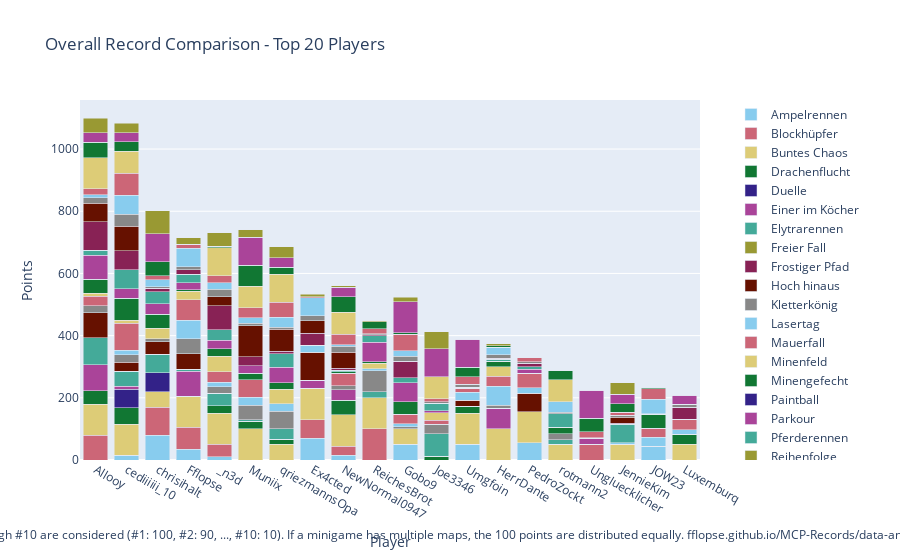

Source (notebook cell):
### Code cell
import plotly.graph_objects as go

# Sum all columns to get the total score
outDf['Total'] = outDf.sum(axis=1)

# Sort by total score and fill N/A values with 0
outDf = outDf.sort_values(by='Total', ascending=False).fillna(0)

# Crop to top 10 players
cropDf = outDf.head(20).copy()

# Drop the 'Total' column for plotting
cropDf = cropDf.drop(columns=['Total'])

# Create a color palette
color_palette = px.colors.qualitative.Safe

# Create the stacked bar plot
fig = go.Figure()

cropDf = remove_duplicate_columns(cropDf)

for column in cropDf.columns.difference(['Player']):
    fig.add_trace(go.Bar(
        x=cropDf.index,
        y=cropDf[column],
        name=column,
        marker_color=color_palette[len(fig.data) % len(color_palette)]
    ))

# Update layout
fig.update_layout(
    barmode='stack',
    title='Overall Record Comparison - Top 20 Players',
    xaxis=dict(title='Player'),
    yaxis=dict(title='Points'),
    #height=800,
    #width=1000,
    legend=dict(
        x=1.05,
        y=0.5,
        traceorder='normal',
        font=dict(size=12),
        bgcolor='rgba(255, 255, 255, 0)',
        bordercolor='rgba(0, 0, 0, 0)'
    ),
    margin=dict(r=200),  # Adjust right margin to make room for the legend
    annotations=[
        dict(
            x=0.5,
            y=-0.235,
            xref='paper',
            yref='paper',
            text='Max 100 points per minigame. Records #1 through #10 are considered (#1: 100, #2: 90, ..., #10: 10). If a minigame has multiple maps, the 100 points are distributed equally. fflopse.github.io/MCP-Records/data-analysis/global-ranking.ipynb',
            showarrow=False,
            font=dict(size=12),
            xanchor='center'
        )
    ]
)

fig.show()

# save the plot as an html file

fig.write_html('out/overall_record_comparison.html')

### Figure 1 — Plotly figure (JSON) as saved in the notebook; plotly's stock layout.template omitted (floating-point values rounded to 4 significant figures)
{"data": [{"marker": {"color": "rgb(136, 204, 238)"}, "name": "Ampelrennen", "type": "bar", "x": ["Allooy", "cediiiiii_10", "chrisihalt", "Fflopse", "_n3d", "Muniix", "qriezmannsOpa", "Ex4cted", "NewNormal0947", "ReichesBrot", "Gobo9", "Joe3346", "Umgfoin", "HerrDante", "PedroZockt", "rotmann2", "Ungluecklicher", "JennieKim", "JOW23", "Luxemburq"], "y": [0.0, 15.0, 80.0, 35.0, 10.0, 0.0, 0.0, 70.0, 15.0, 0.0, 50.0, 0.0, 50.0, 0.0, 55.0, 0.0, 0.0, 0.0, 45.0, 0.0]}, {"marker": {"color": "rgb(204, 102, 119)"}, "name": "Blockhüpfer", "type": "bar", "x": ["Allooy", "cediiiiii_10", "chrisihalt", "Fflopse", "_n3d", "Muniix", "qriezmannsOpa", "Ex4cted", "NewNormal0947", "ReichesBrot", "Gobo9", "Joe3346", "Umgfoin", "HerrDante", "PedroZockt", "rotmann2", "Ungluecklicher", "JennieKim", "JOW23", "Luxemburq"], "y": [80.0, 0.0, 90.0, 70.0, 40.0, 0.0, 0.0, 60.0, 30.0, 100.0, 0.0, 0.0, 0.0, 0.0, 0.0, 0.0, 50.0, 0.0, 0.0, 0.0]}, {"marker": {"color": "rgb(221, 204, 119)"}, "name": "Buntes Chaos", "type": "bar", "x": ["Allooy", "cediiiiii_10", "chrisihalt", "Fflopse", "_n3d", "Muniix", "qriezmannsOpa", "Ex4cted", "NewNormal0947", "ReichesBrot", "Gobo9", "Joe3346", "Umgfoin", "HerrDante", "PedroZockt", "rotmann2", "Ungluecklicher", "JennieKim", "JOW23", "Luxemburq"], "y": [100.0, 100.0, 50.0, 100.0, 100.0, 100.0, 50.0, 100.0, 100.0, 100.0, 50.0, 0.0, 100.0, 100.0, 100.0, 50.0, 0.0, 50.0, 0.0, 50.0]}, {"marker": {"color": "rgb(17, 119, 51)"}, "name": "Drachenflucht", "type": "bar", "x": ["Allooy", "cediiiiii_10", "chrisihalt", "Fflopse", "_n3d", "Muniix", "qriezmannsOpa", "Ex4cted", "NewNormal0947", "ReichesBrot", "Gobo9", "Joe3346", "Umgfoin", "HerrDante", "PedroZockt", "rotmann2", "Ungluecklicher", "JennieKim", "JOW23", "Luxemburq"], "y": [42.5, 52.5, 0.0, 0.0, 25.0, 25.0, 17.5, 0.0, 47.5, 0.0, 0.0, 12.5, 22.5, 0.0, 0.0, 0.0, 0.0, 0.0, 0.0, 32.5]}, {"marker": {"color": "rgb(51, 34, 136)"}, "name": "Duelle", "type": "bar", "x": ["Allooy", "cediiiiii_10", "chrisihalt", "Fflopse", "_n3d", "Muniix", "qriezmannsOpa", "Ex4cted", "NewNormal0947", "ReichesBrot", "Gobo9", "Joe3346", "Umgfoin", "HerrDante", "PedroZockt", "rotmann2", "Ungluecklicher", "JennieKim", "JOW23", "Luxemburq"], "y": [0.0, 60.0, 60.0, 0.0, 0.0, 0.0, 0.0, 0.0, 0.0, 0.0, 0.0, 0.0, 0.0, 0.0, 0.0, 0.0, 0.0, 0.0, 0.0, 0.0]}, {"marker": {"color": "rgb(170, 68, 153)"}, "name": "Einer im Köcher", "type": "bar", "x": ["Allooy", "cediiiiii_10", "chrisihalt", "Fflopse", "_n3d", "Muniix", "qriezmannsOpa", "Ex4cted", "NewNormal0947", "ReichesBrot", "Gobo9", "Joe3346", "Umgfoin", "HerrDante", "PedroZockt", "rotmann2", "Ungluecklicher", "JennieKim", "JOW23", "Luxemburq"], "y": [83.33, 10.0, 0.0, 80.0, 0.0, 0.0, 0.0, 26.67, 33.33, 0.0, 0.0, 0.0, 0.0, 66.67, 0.0, 0.0, 20.0, 0.0, 0.0, 0.0]}, {"marker": {"color": "rgb(68, 170, 153)"}, "name": "Elytrarennen", "type": "bar", "x": ["Allooy", "cediiiiii_10", "chrisihalt", "Fflopse", "_n3d", "Muniix", "qriezmannsOpa", "Ex4cted", "NewNormal0947", "ReichesBrot", "Gobo9", "Joe3346", "Umgfoin", "HerrDante", "PedroZockt", "rotmann2", "Ungluecklicher", "JennieKim", "JOW23", "Luxemburq"], "y": [87.5, 47.5, 60.0, 7.5, 40.0, 5.0, 32.5, 0.0, 0.0, 20.0, 0.0, 72.5, 0.0, 0.0, 0.0, 15.0, 0.0, 0.0, 0.0, 0.0]}, {"marker": {"color": "rgb(153, 153, 51)"}, "name": "Freier Fall", "type": "bar", "x": ["Allooy", "cediiiiii_10", "chrisihalt", "Fflopse", "_n3d", "Muniix", "qriezmannsOpa", "Ex4cted", "NewNormal0947", "ReichesBrot", "Gobo9", "Joe3346", "Umgfoin", "HerrDante", "PedroZockt", "rotmann2", "Ungluecklicher", "JennieKim", "JOW23", "Luxemburq"], "y": [0.0, 0.0, 0.0, 0.0, 0.0, 0.0, 0.0, 0.0, 0.0, 0.0, 0.0, 0.0, 0.0, 0.0, 0.0, 0.0, 0.0, 0.0, 0.0, 0.0]}, {"marker": {"color": "rgb(136, 34, 85)"}, "name": "Frostiger Pfad", "type": "bar", "x": ["Allooy", "cediiiiii_10", "chrisihalt", "Fflopse", "_n3d", "Muniix", "qriezmannsOpa", "Ex4cted", "NewNormal0947", "ReichesBrot", "Gobo9", "Joe3346", "Umgfoin", "HerrDante", "PedroZockt", "rotmann2", "Ungluecklicher", "JennieKim", "JOW23", "Luxemburq"], "y": [0.0, 0.0, 0.0, 0.0, 0.0, 0.0, 0.0, 0.0, 0.0, 0.0, 0.0, 0.0, 0.0, 0.0, 0.0, 0.0, 0.0, 0.0, 0.0, 0.0]}, {"marker": {"color": "rgb(102, 17, 0)"}, "name": "Hoch hinaus", "type": "bar", "x": ["Allooy", "cediiiiii_10", "chrisihalt", "Fflopse", "_n3d", "Muniix", "qriezmannsOpa", "Ex4cted", "NewNormal0947", "ReichesBrot", "Gobo9", "Joe3346", "Umgfoin", "HerrDante", "PedroZockt", "rotmann2", "Ungluecklicher", "JennieKim", "JOW23", "Luxemburq"], "y": [80.0, 30.0, 40.0, 50.0, 0.0, 0.0, 0.0, 90.0, 0.0, 0.0, 0.0, 0.0, 20.0, 0.0, 60.0, 0.0, 0.0, 0.0, 0.0, 0.0]}, {"marker": {"color": "rgb(136, 136, 136)"}, "name": "Kletterkönig", "type": "bar", "x": ["Allooy", "cediiiiii_10", "chrisihalt", "Fflopse", "_n3d", "Muniix", "qriezmannsOpa", "Ex4cted", "NewNormal0947", "ReichesBrot", "Gobo9", "Joe3346", "Umgfoin", "HerrDante", "PedroZockt", "rotmann2", "Ungluecklicher", "JennieKim", "JOW23", "Luxemburq"], "y": [23.33, 23.33, 10.0, 46.67, 20.0, 46.67, 56.67, 0.0, 13.33, 66.67, 6.667, 30.0, 0.0, 10.0, 0.0, 20.0, 0.0, 0.0, 0.0, 0.0]}, {"marker": {"color": "rgb(136, 204, 238)"}, "name": "Lasertag", "type": "bar", "x": ["Allooy", "cediiiiii_10", "chrisihalt", "Fflopse", "_n3d", "Muniix", "qriezmannsOpa", "Ex4cted", "NewNormal0947", "ReichesBrot", "Gobo9", "Joe3346", "Umgfoin", "HerrDante", "PedroZockt", "rotmann2", "Ungluecklicher", "JennieKim", "JOW23", "Luxemburq"], "y": [0.0, 15.0, 0.0, 60.0, 15.0, 25.0, 25.0, 22.5, 0.0, 7.5, 10.0, 0.0, 25.0, 60.0, 17.5, 0.0, 0.0, 5.0, 27.5, 15.0]}, {"marker": {"color": "rgb(204, 102, 119)"}, "name": "Mauerfall", "type": "bar", "x": ["Allooy", "cediiiiii_10", "chrisihalt", "Fflopse", "_n3d", "Muniix", "qriezmannsOpa", "Ex4cted", "NewNormal0947", "ReichesBrot", "Gobo9", "Joe3346", "Umgfoin", "HerrDante", "PedroZockt", "rotmann2", "Ungluecklicher", "JennieKim", "JOW23", "Luxemburq"], "y": [30.0, 86.67, 0.0, 66.67, 33.33, 56.67, 0.0, 0.0, 40.0, 0.0, 30.0, 13.33, 13.33, 33.33, 46.67, 0.0, 0.0, 0.0, 30.0, 33.33]}, {"marker": {"color": "rgb(221, 204, 119)"}, "name": "Minenfeld", "type": "bar", "x": ["Allooy", "cediiiiii_10", "chrisihalt", "Fflopse", "_n3d", "Muniix", "qriezmannsOpa", "Ex4cted", "NewNormal0947", "ReichesBrot", "Gobo9", "Joe3346", "Umgfoin", "HerrDante", "PedroZockt", "rotmann2", "Ungluecklicher", "JennieKim", "JOW23", "Luxemburq"], "y": [10.0, 10.0, 33.33, 26.67, 50.0, 0.0, 46.67, 0.0, 0.0, 16.67, 0.0, 23.33, 0.0, 30.0, 0.0, 0.0, 0.0, 0.0, 0.0, 0.0]}, {"marker": {"color": "rgb(17, 119, 51)"}, "name": "Minengefecht", "type": "bar", "x": ["Allooy", "cediiiiii_10", "chrisihalt", "Fflopse", "_n3d", "Muniix", "qriezmannsOpa", "Ex4cted", "NewNormal0947", "ReichesBrot", "Gobo9", "Joe3346", "Umgfoin", "HerrDante", "PedroZockt", "rotmann2", "Ungluecklicher", "JennieKim", "JOW23", "Luxemburq"], "y": [45.0, 70.0, 45.0, 5.0, 25.0, 20.0, 20.0, 0.0, 5.0, 5.0, 40.0, 0.0, 0.0, 17.5, 0.0, 20.0, 0.0, 0.0, 45.0, 0.0]}, {"marker": {"color": "rgb(51, 34, 136)"}, "name": "Paintball", "type": "bar", "x": ["Allooy", "cediiiiii_10", "chrisihalt", "Fflopse", "_n3d", "Muniix", "qriezmannsOpa", "Ex4cted", "NewNormal0947", "ReichesBrot", "Gobo9", "Joe3346", "Umgfoin", "HerrDante", "PedroZockt", "rotmann2", "Ungluecklicher", "JennieKim", "JOW23", "Luxemburq"], "y": [0.0, 0.0, 0.0, 0.0, 0.0, 0.0, 0.0, 0.0, 0.0, 0.0, 0.0, 0.0, 0.0, 0.0, 0.0, 0.0, 0.0, 0.0, 0.0, 0.0]}, {"marker": {"color": "rgb(170, 68, 153)"}, "name": "Parkour", "type": "bar", "x": ["Allooy", "cediiiiii_10", "chrisihalt", "Fflopse", "_n3d", "Muniix", "qriezmannsOpa", "Ex4cted", "NewNormal0947", "ReichesBrot", "Gobo9", "Joe3346", "Umgfoin", "HerrDante", "PedroZockt", "rotmann2", "Ungluecklicher", "JennieKim", "JOW23", "Luxemburq"], "y": [77.5, 30.0, 35.0, 22.5, 27.5, 25.0, 50.0, 0.0, 0.0, 62.5, 62.5, 7.5, 0.0, 0.0, 12.5, 0.0, 0.0, 0.0, 0.0, 0.0]}, {"marker": {"color": "rgb(68, 170, 153)"}, "name": "Pferderennen", "type": "bar", "x": ["Allooy", "cediiiiii_10", "chrisihalt", "Fflopse", "_n3d", "Muniix", "qriezmannsOpa", "Ex4cted", "NewNormal0947", "ReichesBrot", "Gobo9", "Joe3346", "Umgfoin", "HerrDante", "PedroZockt", "rotmann2", "Ungluecklicher", "JennieKim", "JOW23", "Luxemburq"], "y": [15.0, 61.67, 38.33, 26.67, 33.33, 0.0, 43.33, 0.0, 5.0, 21.67, 15.0, 23.33, 3.333, 6.667, 8.333, 43.33, 0.0, 60.0, 0.0, 0.0]}, {"marker": {"color": "rgb(153, 153, 51)"}, "name": "Reihenfolge", "type": "bar", "x": ["Allooy", "cediiiiii_10", "chrisihalt", "Fflopse", "_n3d", "Muniix", "qriezmannsOpa", "Ex4cted", "NewNormal0947", "ReichesBrot", "Gobo9", "Joe3346", "Umgfoin", "HerrDante", "PedroZockt", "rotmann2", "Ungluecklicher", "JennieKim", "JOW23", "Luxemburq"], "y": [0.0, 0.0, 0.0, 0.0, 0.0, 0.0, 0.0, 0.0, 0.0, 0.0, 0.0, 0.0, 0.0, 0.0, 0.0, 0.0, 0.0, 0.0, 0.0, 0.0]}, {"marker": {"color": "rgb(136, 34, 85)"}, "name": "Replika", "type": "bar", "x": ["Allooy", "cediiiiii_10", "chrisihalt", "Fflopse", "_n3d", "Muniix", "qriezmannsOpa", "Ex4cted", "NewNormal0947", "ReichesBrot", "Gobo9", "Joe3346", "Umgfoin", "HerrDante", "PedroZockt", "rotmann2", "Ungluecklicher", "JennieKim", "JOW23", "Luxemburq"], "y": [92.2, 60.85, 10.42, 15.51, 76.19, 28.64, 8.559, 37.97, 6.61, 3.22, 53.81, 0.0, 0.0, 3.39, 11.36, 0.678, 0.2542, 2.627, 0.5085, 39.32]}, {"marker": {"color": "rgb(102, 17, 0)"}, "name": "Runterpurzeln", "type": "bar", "x": ["Allooy", "cediiiiii_10", "chrisihalt", "Fflopse", "_n3d", "Muniix", "qriezmannsOpa", "Ex4cted", "NewNormal0947", "ReichesBrot", "Gobo9", "Joe3346", "Umgfoin", "HerrDante", "PedroZockt", "rotmann2", "Ungluecklicher", "JennieKim", "JOW23", "Luxemburq"], "y": [60.0, 80.0, 0.0, 0.0, 30.0, 100.0, 70.0, 40.0, 50.0, 0.0, 0.0, 0.0, 0.0, 0.0, 0.0, 0.0, 0.0, 20.0, 0.0, 0.0]}, {"marker": {"color": "rgb(136, 136, 136)"}, "name": "Sammelwahn", "type": "bar", "x": ["Allooy", "cediiiiii_10", "chrisihalt", "Fflopse", "_n3d", "Muniix", "qriezmannsOpa", "Ex4cted", "NewNormal0947", "ReichesBrot", "Gobo9", "Joe3346", "Umgfoin", "HerrDante", "PedroZockt", "rotmann2", "Ungluecklicher", "JennieKim", "JOW23", "Luxemburq"], "y": [17.21, 38.6, 4.651, 9.07, 23.95, 7.907, 6.279, 16.98, 20.7, 2.093, 15.12, 4.651, 8.837, 10.7, 4.651, 3.953, 0.9302, 6.047, 0.4651, 8.837]}, {"marker": {"color": "rgb(136, 204, 238)"}, "name": "Schießstand", "type": "bar", "x": ["Allooy", "cediiiiii_10", "chrisihalt", "Fflopse", "_n3d", "Muniix", "qriezmannsOpa", "Ex4cted", "NewNormal0947", "ReichesBrot", "Gobo9", "Joe3346", "Umgfoin", "HerrDante", "PedroZockt", "rotmann2", "Ungluecklicher", "JennieKim", "JOW23", "Luxemburq"], "y": [10.0, 60.0, 22.5, 60.0, 20.0, 17.5, 32.5, 57.5, 5.0, 0.0, 17.5, 0.0, 0.0, 25.0, 0.0, 35.0, 0.0, 0.0, 47.5, 0.0]}, {"marker": {"color": "rgb(204, 102, 119)"}, "name": "Skywars", "type": "bar", "x": ["Allooy", "cediiiiii_10", "chrisihalt", "Fflopse", "_n3d", "Muniix", "qriezmannsOpa", "Ex4cted", "NewNormal0947", "ReichesBrot", "Gobo9", "Joe3346", "Umgfoin", "HerrDante", "PedroZockt", "rotmann2", "Ungluecklicher", "JennieKim", "JOW23", "Luxemburq"], "y": [18.33, 71.67, 13.33, 13.33, 23.33, 31.67, 48.33, 3.333, 33.33, 16.67, 53.33, 10.0, 25.0, 0.0, 13.33, 0.0, 20.0, 10.0, 33.33, 0.0]}, {"marker": {"color": "rgb(221, 204, 119)"}, "name": "Spleef", "type": "bar", "x": ["Allooy", "cediiiiii_10", "chrisihalt", "Fflopse", "_n3d", "Muniix", "qriezmannsOpa", "Ex4cted", "NewNormal0947", "ReichesBrot", "Gobo9", "Joe3346", "Umgfoin", "HerrDante", "PedroZockt", "rotmann2", "Ungluecklicher", "JennieKim", "JOW23", "Luxemburq"], "y": [100.0, 70.0, 0.0, 0.0, 90.0, 70.0, 90.0, 0.0, 70.0, 0.0, 0.0, 70.0, 0.0, 0.0, 0.0, 70.0, 0.0, 0.0, 0.0, 0.0]}, {"marker": {"color": "rgb(17, 119, 51)"}, "name": "Survivalgames", "type": "bar", "x": ["Allooy", "cediiiiii_10", "chrisihalt", "Fflopse", "_n3d", "Muniix", "qriezmannsOpa", "Ex4cted", "NewNormal0947", "ReichesBrot", "Gobo9", "Joe3346", "Umgfoin", "HerrDante", "PedroZockt", "rotmann2", "Ungluecklicher", "JennieKim", "JOW23", "Luxemburq"], "y": [50.0, 30.0, 45.0, 0.0, 5.0, 67.5, 22.5, 0.0, 50.0, 22.5, 5.0, 0.0, 30.0, 5.0, 0.0, 30.0, 42.5, 27.5, 5.0, 0.0]}, {"marker": {"color": "rgb(51, 34, 136)"}, "name": "Todeswürfel", "type": "bar", "x": ["Allooy", "cediiiiii_10", "chrisihalt", "Fflopse", "_n3d", "Muniix", "qriezmannsOpa", "Ex4cted", "NewNormal0947", "ReichesBrot", "Gobo9", "Joe3346", "Umgfoin", "HerrDante", "PedroZockt", "rotmann2", "Ungluecklicher", "JennieKim", "JOW23", "Luxemburq"], "y": [0.0, 0.0, 0.0, 0.0, 0.0, 0.0, 0.0, 0.0, 0.0, 0.0, 0.0, 0.0, 0.0, 0.0, 0.0, 0.0, 0.0, 0.0, 0.0, 0.0]}, {"marker": {"color": "rgb(170, 68, 153)"}, "name": "Turmroulette", "type": "bar", "x": ["Allooy", "cediiiiii_10", "chrisihalt", "Fflopse", "_n3d", "Muniix", "qriezmannsOpa", "Ex4cted", "NewNormal0947", "ReichesBrot", "Gobo9", "Joe3346", "Umgfoin", "HerrDante", "PedroZockt", "rotmann2", "Ungluecklicher", "JennieKim", "JOW23", "Luxemburq"], "y": [30.0, 30.0, 90.0, 0.0, 0.0, 90.0, 30.0, 0.0, 30.0, 0.0, 100.0, 90.0, 90.0, 0.0, 0.0, 0.0, 90.0, 30.0, 0.0, 30.0]}, {"marker": {"color": "rgb(68, 170, 153)"}, "name": "Waffenfolge", "type": "bar", "x": ["Allooy", "cediiiiii_10", "chrisihalt", "Fflopse", "_n3d", "Muniix", "qriezmannsOpa", "Ex4cted", "NewNormal0947", "ReichesBrot", "Gobo9", "Joe3346", "Umgfoin", "HerrDante", "PedroZockt", "rotmann2", "Ungluecklicher", "JennieKim", "JOW23", "Luxemburq"], "y": [0.0, 0.0, 0.0, 0.0, 0.0, 0.0, 0.0, 0.0, 0.0, 0.0, 0.0, 0.0, 0.0, 0.0, 0.0, 0.0, 0.0, 0.0, 0.0, 0.0]}, {"marker": {"color": "rgb(153, 153, 51)"}, "name": "Wettrennen", "type": "bar", "x": ["Allooy", "cediiiiii_10", "chrisihalt", "Fflopse", "_n3d", "Muniix", "qriezmannsOpa", "Ex4cted", "NewNormal0947", "ReichesBrot", "Gobo9", "Joe3346", "Umgfoin", "HerrDante", "PedroZockt", "rotmann2", "Ungluecklicher", "JennieKim", "JOW23", "Luxemburq"], "y": [48.0, 30.0, 74.0, 20.0, 44.0, 24.0, 36.0, 8.0, 6.0, 4.0, 14.0, 56.0, 0.0, 6.0, 0.0, 0.0, 0.0, 38.0, 0.0, 0.0]}], "layout": {"annotations": [{"font": {"size": 12}, "showarrow": false, "text": "Max 100 points per minigame. Records #1 through #10 are considered (#1: 100, #2: 90, ..., #10: 10). If a minigame has multiple maps, the 100 points are distributed equally. fflopse.github.io/MCP-Records/data-analysis/global-ranking.ipynb", "x": 0.5, "xanchor": "center", "xref": "paper", "y": -0.235, "yref": "paper"}], "barmode": "stack", "legend": {"bgcolor": "rgba(255, 255, 255, 0)", "bordercolor": "rgba(0, 0, 0, 0)", "font": {"size": 12}, "traceorder": "normal", "x": 1.05, "y": 0.5}, "margin": {"r": 200}, "title": {"text": "Overall Record Comparison - Top 20 Players"}, "xaxis": {"title": {"text": "Player"}}, "yaxis": {"title": {"text": "Points"}}}}
